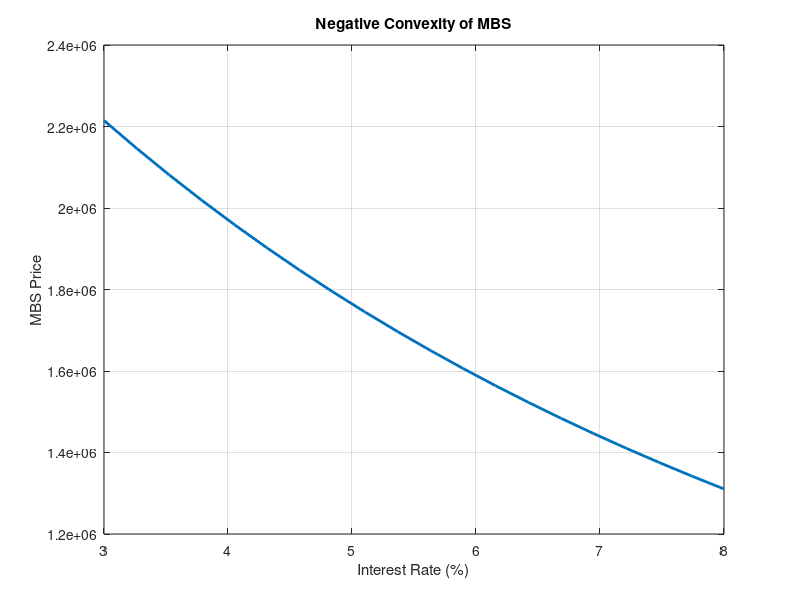
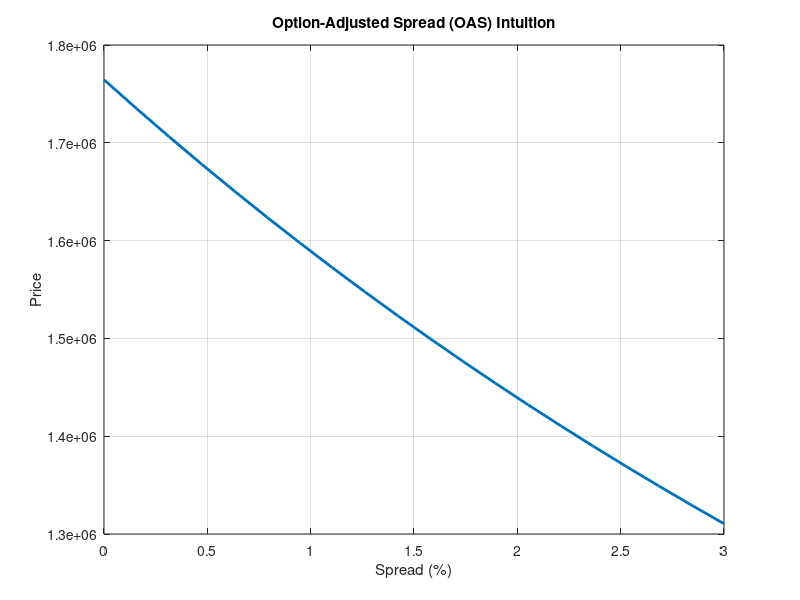

MATLAB code for these plots, in order:
%% PROJECT: Interest-Rate Risk and MBS Valuation
% Author: <Your Name>
% Description:
% Models mortgage cash flows, prepayment behavior,
% pricing, duration, and OAS intuition


%% PROJECT SUMMARY: MBS Valuation, Duration, Negative Convexity, and OAS Intuition
%
% This script implements a simplified fixed-income model to analyze a
% Mortgage-Backed Security (MBS) using core concepts from bond mathematics
% and prepayment theory.
%
% 1. Mortgage Cash Flow Modeling:
%    - A fixed-rate mortgage is modeled as an annuity loan with a constant
%      monthly payment determined using time-value-of-money principles.
%    - Each monthly payment is decomposed into interest and scheduled
%      principal repayment based on the outstanding loan balance.
%
% 2. Amortization Schedule (No Prepayment Baseline):
%    - A month-by-month amortization schedule is constructed assuming no
%      borrower prepayment.
%    - This provides deterministic baseline cash flows against which
%      prepayment effects can be studied.
%
% 3. Prepayment Modeling (PSA Framework):
%    - Borrower prepayment behavior is introduced using a PSA-style model,
%      where the Conditional Prepayment Rate (CPR) ramps up linearly in the
%      early life of the mortgage and then stabilizes.
%    - CPR is converted to Single Monthly Mortality (SMM) to obtain monthly
%      prepayment rates consistent with the annual CPR assumption.
%    - Monthly prepayments are calculated as a fraction of the remaining
%      loan balance after scheduled principal repayment.
%
% 4. MBS Cash Flows:
%    - Total cash flows to the investor consist of interest payments,
%      scheduled principal, and prepaid principal.
%    - Prepayment alters the timing of principal return, making MBS cash
%      flows path-dependent and interest-rate sensitive.
%
% 5. Pricing via Discounting:
%    - MBS price is computed as the present value of expected cash flows
%      discounted using a flat yield curve.
%
% 6. Effective Duration (Rate Shock Method):
%    - Standard duration formulas are not applicable due to rate-dependent
%      cash flows.
%    - Effective duration is computed numerically by re-pricing the MBS
%      under small upward and downward shocks to the discount rate.
%    - This captures the true interest-rate sensitivity of the MBS.
%
% 7. Negative Convexity Analysis:
%    - MBS prices are computed across a range of interest rates.
%    - The resulting price–yield curve demonstrates negative convexity:
%      price appreciation is limited when rates fall (due to prepayment),
%      while price declines are amplified when rates rise (due to extension
%      risk).
%
% 8. Option-Adjusted Spread (OAS) Intuition:
%    - A constant spread is added to the benchmark discount rate to reflect
%      additional return demanded by investors for embedded prepayment risk.
%    - Prices are computed across different spread levels to show how higher
%      required compensation leads to lower market prices.
%    - This provides intuition for OAS as the spread that reconciles modeled
%      prices with observed market prices after accounting for optionality.
%
% Overall, this script demonstrates how borrower refinancing behavior,
% prepayment risk, and interest-rate movements fundamentally alter MBS
% valuation, duration stability, and required investor compensation.
%

clc; clear; close all;

%% 1. BASIC MORTGAGE PARAMETERS

LoanAmount   = 1000000;     % Principal (₹ / $)
AnnualRate   = 0.06;          % Mortgage rate (6%)
MonthlyRate  = AnnualRate/12;
MaturityYrs  = 30;
NumMonths    = MaturityYrs * 12;

%% 2. MONTHLY MORTGAGE PAYMENT (FIXED)

MonthlyPayment = LoanAmount * (MonthlyRate * (1+MonthlyRate)^NumMonths) / ((1+MonthlyRate)^NumMonths - 1);

%% 3. BUILD SCHEDULE WITHOUT PREPAYMENT

Balance   = zeros(NumMonths,1);
Interest  = zeros(NumMonths,1);
Principal = zeros(NumMonths,1);

Balance(1) = LoanAmount;

for t = 1:NumMonths
    Interest(t)  = Balance(t) * MonthlyRate;
    Principal(t) = MonthlyPayment - Interest(t);
    if t < NumMonths
        Balance(t+1) = Balance(t) - Principal(t);
    end
end

%% 4. INTRODUCE PREPAYMENT (PSA-LIKE SIMPLIFICATION)

% CPR ramps up for first 30 months, then constant
CPR = zeros(NumMonths,1);

for t = 1:NumMonths
    if t <= 30
        CPR(t) = 0.06 * (t/30);   % Ramp to 6%
    else
        CPR(t) = 0.06;
    end
end

% Convert CPR to SMM
SMM = 1 - (1 - CPR).^(1/12);

Prepayment = zeros(NumMonths,1);

for t = 1:NumMonths
    Prepayment(t) = (Balance(t) - Principal(t)) * SMM(t);
end

%% 5. TOTAL CASH FLOWS TO INVESTOR

TotalPrincipal = Principal + Prepayment;
CashFlows = Interest + TotalPrincipal;

%% 6. DISCOUNTING USING FLAT YIELD CURVE

DiscountRate = 0.05;     % Flat 5% yield
MonthlyDisc  = DiscountRate / 12;

DiscountFactors = (1 + MonthlyDisc).^(-(1:NumMonths)');
PV = sum(CashFlows .* DiscountFactors);

fprintf("MBS Price = %.2f\n", PV);

%% 7. EFFECTIVE DURATION (RATE SHOCK METHOD)

Shock = 0.0001;  % 1 bp

PV_up   = sum(CashFlows .* (1 + (DiscountRate+Shock)/12).^(-(1:NumMonths)'));
PV_down = sum(CashFlows .* (1 + (DiscountRate-Shock)/12).^(-(1:NumMonths)'));

Duration = (PV_down - PV_up) / (2 * PV * Shock);

fprintf("Effective Duration = %.2f years\n", Duration);

%% 8. NEGATIVE CONVEXITY DEMONSTRATION

Rates = linspace(0.03,0.08,20);
Prices = zeros(length(Rates),1);

for i = 1:length(Rates)
    disc = (1 + Rates(i)/12).^(-(1:NumMonths)');
    Prices(i) = sum(CashFlows .* disc);
end

figure;
plot(Rates*100, Prices, 'LineWidth',2)
xlabel("Interest Rate (%)")
ylabel("MBS Price")
title("Negative Convexity of MBS")
grid on

%% 9. OAS INTUITION (SPREAD ADJUSTMENT)

Spreads = linspace(0,0.03,20);
OAS_Prices = zeros(length(Spreads),1);

for i = 1:length(Spreads)
    disc = (1 + (DiscountRate + Spreads(i))/12).^(-(1:NumMonths)');
    OAS_Prices(i) = sum(CashFlows .* disc);
end

figure;
plot(Spreads*100, OAS_Prices, 'LineWidth',2)
xlabel("Spread (%)")
ylabel("Price")
title("Option-Adjusted Spread (OAS) Intuition")
grid on
